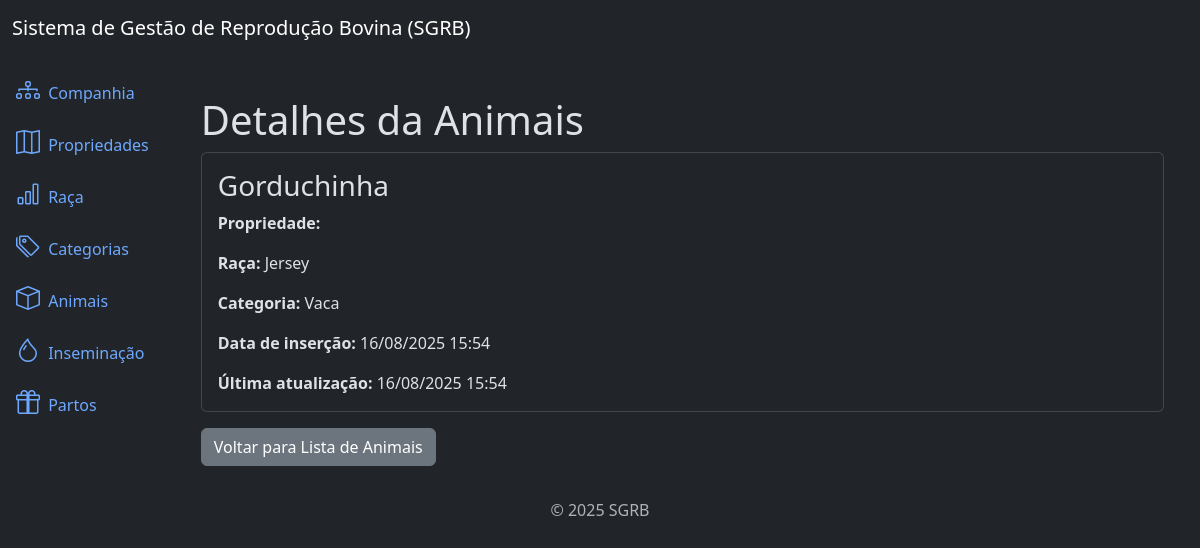
Page /animals/3/detail/ on the committed database.
### animals/models.py (models this page shows, shortened)
class Animal(models.Model):
    name = models.CharField(max_length=100)
    birth = models.DateField(null=True, blank=True)
    farm = models.ForeignKey(Farm, on_delete=models.PROTECT, related_name='animais')  # noqa
    breed = models.ForeignKey(Breed, on_delete=models.PROTECT, related_name='animais')  # noqa
    category = models.ForeignKey(Category, on_delete=models.PROTECT, related_name='animais') # noqa
    created_at = models.DateTimeField(auto_now_add=True)
    updated_at = models.DateTimeField(auto_now=True)
    class Meta:
        ordering = ['name']

### breeds/models.py (models this page shows)
class Breed(models.Model):
    name = models.CharField(max_length=100)
    created_at = models.DateTimeField(auto_now_add=True)
    updated_at = models.DateTimeField(auto_now=True)
    class Meta:
        ordering = ['name']
    def __str__(self):
        return self.name

### categories/models.py (models this page shows)
class Category(models.Model):
    name = models.CharField(max_length=100)
    created_at = models.DateTimeField(auto_now_add=True)
    updated_at = models.DateTimeField(auto_now=True)
    class Meta:
        ordering = ['name']
    def __str__(self):
        return self.name

### animals/views.py (the view)
# urls.py: path('animals/<int:pk>/detail/', views.AnimalDetailView.as_view(), name='animal_detail'), # noqa
class AnimalDetailView(DetailView):
    model = models.Animal
    template_name = 'animal_detail.html'

### animals/templates/animal_detail.html (shortened to what this page needs)
{% extends 'base.html' %}
{% block content %}
  <div class="container mt-4">
    <h3 class="display-6">Detalhes da Animais</h3>
    <div class="card">
      <div class="card-body">
        <h3 class="card-title">{{ object.name }}</h3>
        <p class="card-text">
          <strong>Propriedade:</strong>
        </p>
        <p class="card-text">
          <strong>Raça:</strong>
          {{ object.breed }}
        </p>
        <p class="card-text">
          <strong>Categoria:</strong>
          {{ object.category }}
        </p>
        <p class="card-text">
          <strong>Data de inserção:</strong>
          {{ object.created_at|date:"d/m/Y H:i" }}
        </p>
        <p class="card-text">
          <strong>Última atualização:</strong>
          {{ object.updated_at|date:"d/m/Y H:i" }}
        </p>
      </div>
    </div>
    <a href="{% url 'animal_list' %}" class="btn btn-secondary mt-3">Voltar para Lista de Animais</a>
  </div>
{% endblock %}

### rows in the picture
Animal: name "Gorduchinha", breed "Jersey", category "Vaca", created_at "16/08/2025 15:54", updated_at "16/08/2025 15:54"
